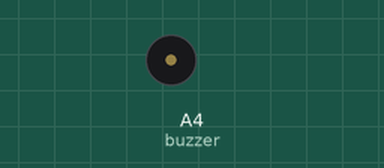
This sketch was run on a simulated Arduino Uno, built with avr-gcc and run on an emulated ATmega328P. Shown: buzzer (waves = sounding).

Above: at 0.41 s.
At 35.8 s:
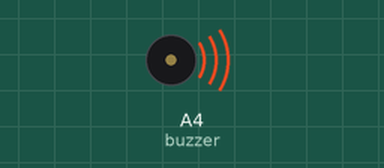
Timing chart, 0 to 40.0 s (numbered marks = the images above):
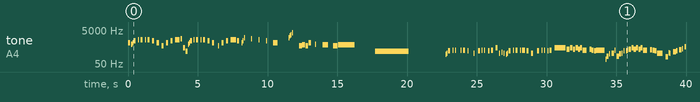

The sketch:

Moon_in_One_s_Cup.ino
```cpp
// GENSHIN IMPACT 璃月港常駐 BGM "杯中明月" / Liyue Harbor Ambient OST "Moon in One's Cup"

#include <avr/pgmspace.h>

#define NOTE_B0  31
#define NOTE_C1  33
#define NOTE_CS1 35
#define NOTE_D1  37
#define NOTE_DS1 39
#define NOTE_E1  41
#define NOTE_F1  44
#define NOTE_FS1 46
#define NOTE_G1  49
#define NOTE_GS1 52
#define NOTE_A1  55
#define NOTE_AS1 58
#define NOTE_B1  62
#define NOTE_C2  65
#define NOTE_CS2 69
#define NOTE_D2  73
#define NOTE_DS2 78
#define NOTE_E2  82
#define NOTE_F2  87
#define NOTE_FS2 93
#define NOTE_G2  98
#define NOTE_GS2 104
#define NOTE_A2  110
#define NOTE_AS2 117
#define NOTE_B2  123
#define NOTE_C3  131
#define NOTE_CS3 139
#define NOTE_D3  147
#define NOTE_DS3 156
#define NOTE_E3  165
#define NOTE_F3  175
#define NOTE_FS3 185
#define NOTE_G3  196
#define NOTE_GS3 208
#define NOTE_A3  220
#define NOTE_AS3 233
#define NOTE_B3  247
#define NOTE_C4  262
#define NOTE_CS4 277
#define NOTE_D4  294
#define NOTE_DS4 311
#define NOTE_E4  330
#define NOTE_F4  349
#define NOTE_FS4 370
#define NOTE_G4  392
#define NOTE_GS4 415
#define NOTE_A4  440
#define NOTE_AS4 466
#define NOTE_B4  494
#define NOTE_C5  523
#define NOTE_CS5 554
#define NOTE_D5  587
#define NOTE_DS5 622
#define NOTE_E5  659
#define NOTE_F5  698
#define NOTE_FS5 740
#define NOTE_G5  784
#define NOTE_GS5 831
#define NOTE_A5  880
#define NOTE_AS5 932
#define NOTE_B5  988
#define NOTE_C6  1047
#define NOTE_CS6 1109
#define NOTE_D6  1175
#define NOTE_DS6 1245
#define NOTE_E6  1319
#define NOTE_F6  1397
#define NOTE_FS6 1480
#define NOTE_G6  1568
#define NOTE_GS6 1661
#define NOTE_A6  1760
#define NOTE_AS6 1865
#define NOTE_B6  1976
#define NOTE_C7  2093
#define NOTE_CS7 2217
#define NOTE_D7  2349
#define NOTE_DS7 2489
#define NOTE_E7  2637
#define NOTE_F7  2794
#define NOTE_FS7 2960
#define NOTE_G7  3136
#define NOTE_GS7 3322
#define NOTE_A7  3520
#define NOTE_AS7 3729
#define NOTE_B7  3951
#define NOTE_C8  4186
#define NOTE_CS8 4435
#define NOTE_D8  4699
#define NOTE_DS8 4978
#define NOTE_E8  5274
#define NOTE_F8  5588
#define NOTE_FS8 5920
#define NOTE_G8  6272
#define NOTE_GS8 6645
#define NOTE_A8  7074
#define NOTE_AS8 7459
#define NOTE_B8  7902
#define REST 0

int tempo = 90;
int buzzer = A4;

const int melody[] PROGMEM = {
 NOTE_A5,16,REST,32,NOTE_FS5,32,NOTE_A5,32,NOTE_D6,16,REST,16,NOTE_E6,32,REST,32,NOTE_E6,16,REST,16,NOTE_E6,32,REST,32,NOTE_E6,16,REST,16,NOTE_D6,16,REST,16,NOTE_A5,16,REST,16,
 NOTE_D5,16,REST,16,NOTE_A5,16,REST,16,NOTE_D6,16,REST,16,NOTE_E6,8,REST,64,NOTE_FS6,24,REST,32,NOTE_A4,16,NOTE_CS4,16,NOTE_FS5,32,NOTE_A5,32,NOTE_D6,16,REST,32,NOTE_E6,32,REST,32,
 NOTE_E6,16,REST,16,NOTE_E6,32,REST,32,NOTE_E6,16,REST,16,NOTE_D6,16,REST,16,NOTE_A5,16,REST,16,REST,32,NOTE_D5,32,REST,16,NOTE_A5,16,REST,16,NOTE_D6,16,REST,16,
 NOTE_E6,6,NOTE_D6,16,REST,16,NOTE_A5,32,NOTE_D6,32,NOTE_A6,32,REST,6,NOTE_FS6,32,REST,6,NOTE_E6,32,REST,6,NOTE_D6,32,REST,6,NOTE_A5,8,REST,4,REST,32,
 NOTE_A6,32,NOTE_D7,32,NOTE_E7,32,NOTE_A7,32,REST,6,NOTE_D5,12,NOTE_E5,12,NOTE_D5,12,NOTE_A5,12,REST,16,REST,32,NOTE_FS5,32,REST,6,NOTE_E5,6,REST,8,NOTE_D5,8,NOTE_E5,2,REST,2,
 NOTE_CS4,1,REST,2,REST,3,REST,16,
 NOTE_FS3,32,NOTE_A3,32,NOTE_D4,16,REST,16,NOTE_E4,32,REST,32,NOTE_E4,32,REST,8,NOTE_E4,32,REST,32,NOTE_E4,16,REST,16,NOTE_D4,32,REST,8,NOTE_A3,32,REST,16,REST,32,
 NOTE_D4,16,REST,32,NOTE_E4,32,REST,32,NOTE_E4,24,REST,64,REST,16,NOTE_D4,32,REST,24,NOTE_E4,16,REST,16,NOTE_A4,16,REST,32,NOTE_A3,32,REST,32,NOTE_B3,32,REST,32,NOTE_A3,32,
 REST,32,NOTE_FS3,32,NOTE_A3,32,NOTE_D4,16,REST,16,NOTE_E4,32,REST,32,NOTE_E4,16,REST,16,NOTE_E4,32,REST,32,NOTE_E4,12,REST,32,NOTE_D4,16,REST,16,NOTE_A3,16,REST,16,REST,32,NOTE_D4,16,
 REST,16,NOTE_E4,32,REST,32,NOTE_E4,32,REST,16,NOTE_D4,32,REST,32,NOTE_E4,16,REST,16,NOTE_A4,3,NOTE_FS4,12,NOTE_A4,12,NOTE_FS4,14,NOTE_A4,14,NOTE_FS4,18,NOTE_A4,18,NOTE_E4,8,REST,16,
 NOTE_FS4,16,NOTE_E4,16,NOTE_D4,16,NOTE_E4,4,NOTE_G2,32,NOTE_D3,16,NOTE_G3,32,REST,32,NOTE_A3,12,NOTE_E4,32,REST,32,NOTE_D3,16,NOTE_G3,16,NOTE_A3,32,REST,32,NOTE_D4,32,REST,32,
 NOTE_D4,32,NOTE_E4,32,NOTE_FS4,12,NOTE_A4,16,NOTE_FS4,16,NOTE_A4,16,NOTE_FS4,16,NOTE_A4,16,NOTE_E4,8,REST,16,NOTE_F4,16,NOTE_E4,16,NOTE_D4,16,NOTE_A3,6,REST,16,
 NOTE_C3,12,NOTE_AS3,32,NOTE_A3,32,REST,16,NOTE_C4,12,NOTE_D4,32,REST,24,NOTE_F4,12,NOTE_G4,32,REST,24,NOTE_C5,12,NOTE_D5,32,NOTE_F4,12,REST,16,REST,64,NOTE_G4,32,REST,24,
 NOTE_G4,12,REST,16,NOTE_G4,32,REST,32,NOTE_G4,8,NOTE_F5,16,REST,16,NOTE_C5,16,NOTE_G4,16,NOTE_F5,16,REST,16,NOTE_G5,32,REST,32,NOTE_G5,12,REST,32,NOTE_F5,16,NOTE_G5,32,REST,6,
 NOTE_C6,32,REST,8,NOTE_A4,16,NOTE_F5,16,REST,16,NOTE_G5,32,REST,32,NOTE_G5,16,REST,16,NOTE_G5,32,REST,32,NOTE_G5,8,NOTE_F5,16,REST,16,NOTE_C5,16,NOTE_G4,16,NOTE_F5,16,
 REST,16,NOTE_G5,32,REST,32,NOTE_G5,16,REST,16,NOTE_F5,32,REST,32,NOTE_G5,32,REST,8,NOTE_C6,6,REST,8,NOTE_D5,32,NOTE_F5,32,
 NOTE_A5,16,NOTE_C6,16,NOTE_A5,16,NOTE_C6,16,NOTE_A5,16,NOTE_C6,16,NOTE_G5,6,REST,16,NOTE_A5,16,NOTE_G5,16,NOTE_E5,16,NOTE_D5,4,
 NOTE_A3,32,REST,32,NOTE_C4,32,REST,32,NOTE_D4,16,NOTE_F4,16,REST,32,NOTE_A4,32,REST,32,NOTE_C5,16,NOTE_D5,32,REST,32,NOTE_F5,16,NOTE_G5,16,REST,32,NOTE_GS5,16,
 NOTE_CS6,16,NOTE_A5,16,NOTE_CS6,16,NOTE_GS5,16,NOTE_CS6,32,REST,32,NOTE_FS5,6,REST,16,NOTE_GS5,16,NOTE_FS5,32,NOTE_E5,32,NOTE_FS5,8,REST,6,
 NOTE_E5,16,REST,16,NOTE_FS5,16,REST,16,NOTE_GS5,16,REST,16,NOTE_B5,16,REST,16,NOTE_CS6,6,REST,4,NOTE_CS6,4,REST,6,NOTE_CS6,4,REST,6,NOTE_CS6,6,REST,16,
 NOTE_CS6,32,NOTE_DS6,12,NOTE_CS6,6,REST,4,NOTE_CS6,6,REST,4,NOTE_CS6,6,REST,8,NOTE_CS6,32,NOTE_DS6,12,NOTE_CS6,12,REST,32,NOTE_B6,16,REST,16,NOTE_GS5,16,REST,16,
 NOTE_B5,4,REST,6,NOTE_B5,4,REST,6,NOTE_B5,4,REST,6,NOTE_B5,4,REST,32,NOTE_CS6,32,REST,8,NOTE_GS5,16,REST,32,NOTE_F3,32,REST,32,NOTE_B3,16,NOTE_F4,16,NOTE_D4,16,NOTE_F4,16,
 NOTE_B4,16,NOTE_F4,16,NOTE_D4,32,NOTE_B3,32,REST,32,NOTE_GS3,16,NOTE_F3,16,REST,16,NOTE_F3,16,NOTE_B3,16,NOTE_F4,32,REST,32,NOTE_D4,16,NOTE_F4,16,NOTE_B4,32,NOTE_F4,32,REST,32,
 NOTE_E5,16,NOTE_FS5,16,NOTE_GS5,16,NOTE_B5,16,NOTE_GS5,16,REST,8,REST,32,NOTE_FS5,16,REST,16,NOTE_FS5,32,REST,32,NOTE_FS5,16,REST,16,NOTE_F4,32,REST,12,NOTE_CS5,32,REST,8,NOTE_E5,6,
 REST,3,REST,16,NOTE_E5,32,REST,32,NOTE_FS5,32,REST,32,NOTE_GS5,16,NOTE_B5,16,NOTE_GS5,16,REST,8,NOTE_FS5,16,REST,16,NOTE_FS5,32,REST,32,NOTE_FS5,8,REST,32,NOTE_E5,16,REST,16,NOTE_C5,16,
 REST,16,NOTE_B4,6,REST,32,NOTE_FS3,16,NOTE_B3,32,REST,32,NOTE_E4,16,NOTE_DS4,16,REST,8,NOTE_B4,32,NOTE_A5,16,NOTE_GS5,16,NOTE_CS5,16,NOTE_GS5,4,REST,4,REST,16,NOTE_B4,8,NOTE_CS5,32,
 REST,12,NOTE_GS4,8,REST,2,NOTE_A5,16,NOTE_GS5,16,NOTE_A5,16,NOTE_B5,6,REST,4,NOTE_FS4,16,REST,16,NOTE_GS4,16,REST,16,NOTE_A4,16,REST,16,NOTE_B4,16,REST,16,
 NOTE_CS5,16,REST,16,NOTE_E5,16,REST,16,NOTE_FS5,18,REST,16,NOTE_GS5,16,REST,16,NOTE_A5,16,REST,16,
 NOTE_CS6,6,REST,4,NOTE_CS6,6,REST,4,NOTE_CS6,6,REST,4,NOTE_CS6,6,REST,7,NOTE_CS6,32,NOTE_DS6,32,NOTE_CS6,6,REST,4,NOTE_CS6,6,REST,4,NOTE_CS6,6,REST,6,
 NOTE_CS6,32,NOTE_DS6,32,NOTE_CS6,16,REST,16,NOTE_B5,16,REST,16,NOTE_GS5,16,REST,16,NOTE_B5,6,REST,4,NOTE_B5,6,REST,4,NOTE_B5,6,REST,4,NOTE_B5,6,REST,32,NOTE_CS6,32,REST,12,NOTE_GS5,6,
 REST,4,NOTE_B6,4,REST,12,NOTE_AS6,32,NOTE_A6,32,NOTE_GS6,32,REST,16,NOTE_CS3,32,REST,16,NOTE_F3,12,NOTE_GS3,12,NOTE_B3,12,NOTE_D4,12,NOTE_B3,32,NOTE_D4,32,NOTE_F4,1,REST,2,REST,4,REST,16,
 NOTE_E6,16,NOTE_FS6,16,NOTE_GS6,16,NOTE_B6,16,NOTE_GS6,16,REST,16,NOTE_FS6,32,REST,7,NOTE_FS6,32,REST,32,NOTE_FS6,32,REST,6,NOTE_E6,32,REST,8,
 NOTE_CS6,16,NOTE_B5,16,NOTE_E6,16,REST,16,NOTE_FS5,32,REST,32,NOTE_FS5,16,REST,16,NOTE_E5,32,REST,32,NOTE_E5,32,REST,8,NOTE_E6,16,NOTE_FS6,16,NOTE_GS6,16,NOTE_B6,16,NOTE_GS6,8,REST,16,
 NOTE_FS6,16,REST,16,NOTE_FS6,32,REST,16,NOTE_FS6,16,REST,12,NOTE_E6,16,REST,8,NOTE_CS6,16,NOTE_B5,16,NOTE_GS5,16,REST,16,NOTE_FS5,32,REST,32,NOTE_FS5,16,REST,8,
 NOTE_E5,12,NOTE_B4,12,REST,32,NOTE_E5,16,REST,16,NOTE_FS5,8,REST,16,NOTE_E5,2,REST,16,
 NOTE_FS3,32,NOTE_A3,32,NOTE_CS4,32,NOTE_E4,32,NOTE_A4,32,NOTE_B4,32,NOTE_CS5,32,NOTE_E5,2,REST,8,NOTE_D4,32,NOTE_G4,32,NOTE_A4,32,NOTE_C5,32,NOTE_E5,2,REST,4,
 REST,16,NOTE_GS4,32,NOTE_B4,32,NOTE_E5,32,NOTE_FS5,2,NOTE_E2,12,NOTE_B2,12,NOTE_E3,12,NOTE_FS3,12,NOTE_GS3,12,NOTE_B4,12,NOTE_E4,12,NOTE_FS4,12,NOTE_GS4,12,
 NOTE_B4,12,NOTE_E5,8,NOTE_FS5,8,NOTE_GS5,8,NOTE_B5,8,NOTE_E6,8,NOTE_FS6,8,NOTE_GS6,8,NOTE_B6,4,REST,3,REST,16,NOTE_E6,16,NOTE_GS6,16,NOTE_B6,16,NOTE_E7,1,

};

int notes = sizeof(melody) / sizeof(melody[0]) / 2;
int wholenote = (60000 * 4) / tempo;

void playMelody(const int melody[], int notes, int wholenote) {
  for (int thisNote = 0; thisNote < notes * 2; thisNote += 2) {

    int pitch = pgm_read_word(&melody[thisNote]);
    int divider = pgm_read_word(&melody[thisNote + 1]);

    int noteDuration;

    if (divider > 0) {
      // 正常音符
      noteDuration = wholenote / divider;
    } else {
      // 負音符（1.5倍）
      noteDuration = wholenote / abs(divider);
      noteDuration = noteDuration * 1.5;
    }

    tone(buzzer, pitch, noteDuration * 0.9);
    delay(noteDuration);
    noTone(buzzer);
  }
}

void setup() {
  playMelody(melody, notes, wholenote);
}

void loop() {
}
```

Measured:
- by itself, tone on A4 (buzzer): plays 880 Hz for 0.15 s, 740 Hz for 0.07 s, 880 Hz for 0.07 s, 1175 Hz for 0.15 s, 1319 Hz for 0.07 s, 1319 Hz for 0.15 s … (125 notes in this stretch)
